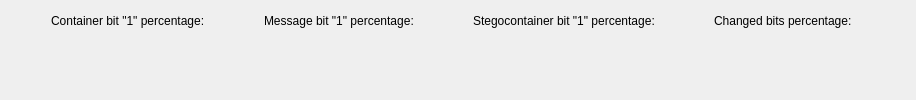
      <widget class="QWidget" name="tab3">
       <attribute name="title">
        <string>Stegocontainer and Statistics</string>
       </attribute>
       <layout class="QVBoxLayout" name="verticalLayout_6">
        <item>
         <layout class="QHBoxLayout" name="hLayoutStatistics">
          <item>
           <spacer name="horizontalSpacerLeft">
            <property name="orientation">
             <enum>Qt::Orientation::Horizontal</enum>
            </property>
            <property name="sizeHint" stdset="0">
             <size>
              <width>40</width>
              <height>20</height>
             </size>
            </property>
           </spacer>
          </item>
          <item>
           <widget class="QLabel" name="labelContainerBit1Percentage">
            <property name="sizePolicy">
             <sizepolicy hsizetype="Preferred" vsizetype="Fixed">
              <horstretch>0</horstretch>
              <verstretch>0</verstretch>
             </sizepolicy>
            </property>
            <property name="text">
             <string>Container bit &quot;1&quot; percentage:</string>
            </property>
           </widget>
          </item>
          <item>
           <widget class="QLabel" name="labelContainerBit1PercentageValue">
            <property name="sizePolicy">
             <sizepolicy hsizetype="Preferred" vsizetype="Fixed">
              <horstretch>0</horstretch>
              <verstretch>0</verstretch>
             </sizepolicy>
            </property>
            <property name="text">
             <string/>
            </property>
           </widget>
          </item>
          <item>
           <spacer name="horizontalSpacerContainerMessage">
            <property name="orientation">
             <enum>Qt::Orientation::Horizontal</enum>
            </property>
            <property name="sizeType">
             <enum>QSizePolicy::Policy::Fixed</enum>
            </property>
            <property name="sizeHint" stdset="0">
             <size>
              <width>40</width>
              <height>20</height>
             </size>
            </property>
           </spacer>
          </item>
          <item>
           <widget class="QLabel" name="labelMessageBit1Percentage">
            <property name="sizePolicy">
             <sizepolicy hsizetype="Preferred" vsizetype="Fixed">
              <horstretch>0</horstretch>
              <verstretch>0</verstretch>
             </sizepolicy>
            </property>
            <property name="text">
             <string>Message bit &quot;1&quot; percentage:</string>
            </property>
           </widget>
          </item>
          <item>
           <widget class="QLabel" name="labelMessageBit1PercentageValue">
            <property name="sizePolicy">
             <sizepolicy hsizetype="Preferred" vsizetype="Fixed">
              <horstretch>0</horstretch>
              <verstretch>0</verstretch>
             </sizepolicy>
            </property>
            <property name="text">
             <string/>
            </property>
           </widget>
          </item>
          <item>
           <spacer name="horizontalSpacerMessageStegocontainer">
            <property name="orientation">
             <enum>Qt::Orientation::Horizontal</enum>
            </property>
            <property name="sizeType">
             <enum>QSizePolicy::Policy::Fixed</enum>
            </property>
            <property name="sizeHint" stdset="0">
             <size>
              <width>40</width>
              <height>20</height>
             </size>
            </property>
           </spacer>
          </item>
          <item>
           <widget class="QLabel" name="labelStegocontainerBit1Percentage">
            <property name="sizePolicy">
             <sizepolicy hsizetype="Preferred" vsizetype="Fixed">
              <horstretch>0</horstretch>
              <verstretch>0</verstretch>
             </sizepolicy>
            </property>
            <property name="text">
             <string>Stegocontainer bit &quot;1&quot; percentage:</string>
            </property>
           </widget>
          </item>
          <item>
           <widget class="QLabel" name="labelStegocontainerBit1PercentageValue">
            <property name="sizePolicy">
             <sizepolicy hsizetype="Preferred" vsizetype="Fixed">
              <horstretch>0</horstretch>
              <verstretch>0</verstretch>
             </sizepolicy>
            </property>
            <property name="text">
             <string/>
            </property>
           </widget>
          </item>
          <item>
           <spacer name="horizontalSpacerStegocontainerChangedBits">
            <property name="orientation">
             <enum>Qt::Orientation::Horizontal</enum>
            </property>
            <property name="sizeType">
             <enum>QSizePolicy::Policy::Fixed</enum>
            </property>
            <property name="sizeHint" stdset="0">
             <size>
              <width>40</width>
              <height>20</height>
             </size>
            </property>
           </spacer>
          </item>
          <item>
           <widget class="QLabel" name="labelChangedBitsQuantity">
            <property name="sizePolicy">
             <sizepolicy hsizetype="Preferred" vsizetype="Fixed">
              <horstretch>0</horstretch>
              <verstretch>0</verstretch>
             </sizepolicy>
            </property>
            <property name="text">
             <string>Changed bits percentage:</string>
            </property>
           </widget>
          </item>
          <item>
           <widget class="QLabel" name="labelChangedBitsQuantityValue">
            <property name="sizePolicy">
             <sizepolicy hsizetype="Preferred" vsizetype="Fixed">
              <horstretch>0</horstretch>
              <verstretch>0</verstretch>
             </sizepolicy>
            </property>
            <property name="text">
             <string/>
            </property>
           </widget>
          </item>
          <item>
           <spacer name="horizontalSpacerRight">
            <property name="orientation">
             <enum>Qt::Orientation::Horizontal</enum>
            </property>
            <property name="sizeHint" stdset="0">
             <size>
              <width>40</width>
              <height>20</height>
             </size>
            </property>
           </spacer>
          </item>
         </layout>
        </item>
        <item>
         <widget class="QLabel" name="labelStegocontainer">
          <property name="text">
           <string/>
          </property>
         </widget>
        </item>
       </layout>
      </widget>
